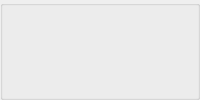
                 <widget class="QGroupBox" name="groupBox_5">
                  <property name="styleSheet">
                   <string notr="true">#groupBox_5{
background-color: rgba(48,148,243,0);
border: 0px solid #42adff;
border-left: 0px solid #d9d9d9;
border-right: 0px solid rgba(29, 83, 185, 255);
border-radius:0px;}</string>
                  </property>
                  <property name="title">
                   <string/>
                  </property>
                  <layout class="QHBoxLayout" name="horizontalLayout_8">
                   <property name="leftMargin">
                    <number>0</number>
                   </property>
                   <property name="topMargin">
                    <number>0</number>
                   </property>
                   <property name="rightMargin">
                    <number>0</number>
                   </property>
                   <property name="bottomMargin">
                    <number>0</number>
                   </property>
                   <item>
                    <widget class="QPushButton" name="fileButton">
                     <property name="minimumSize">
                      <size>
                       <width>55</width>
                       <height>28</height>
                      </size>
                     </property>
                     <property name="maximumSize">
                      <size>
                       <width>16777215</width>
                       <height>28</height>
                      </size>
                     </property>
                     <property name="toolTip">
                      <string>file</string>
                     </property>
                     <property name="styleSheet">
                      <string notr="true">QPushButton{font-family: &quot;Microsoft YaHei&quot;;
font-size: 14px;
font-weight: bold;
color:white;
text-align: center center;
padding-left: 5px;
padding-right: 5px;
padding-top: 4px;
padding-bottom: 4px;
border-style: solid;
border-width: 0px;
border-color: rgba(255, 255, 255, 255);
border-radius: 3px;
background-color: rgba(200, 200, 200,0);}

QPushButton:focus{outline: none;}

QPushButton::pressed{font-family: &quot;Microsoft YaHei&quot;;
                     font-size: 14px;
                     font-weight: bold;
                     color:rgb(200,200,200);
                     text-align: center center;
                     padding-left: 5px;
                     padding-right: 5px;
                     padding-top: 4px;
                     padding-bottom: 4px;
                     border-style: solid;
                     border-width: 0px;
                     border-color: rgba(255, 255, 255, 255);
                     border-radius: 3px;
                     background-color:  #bf513b;}

QPushButton::disabled{font-family: &quot;Microsoft YaHei&quot;;
                     font-size: 14px;
                     font-weight: bold;
                     color:rgb(200,200,200);
                     text-align: center center;
                     padding-left: 5px;
                     padding-right: 5px;
                     padding-top: 4px;
                     padding-bottom: 4px;
                     border-style: solid;
                     border-width: 0px;
                     border-color: rgba(255, 255, 255, 255);
                     border-radius: 3px;
                     background-color:  #bf513b;}
QPushButton::hover {
border-style: solid;
border-width: 0px;
border-radius: 0px;
background-color: rgba(48,148,243,80);}</string>
                     </property>
                     <property name="text">
                      <string/>
                     </property>
                     <property name="icon">
                      <iconset resource="../apprcc.qrc">
                       <normaloff>:/img/icon/打开.png</normaloff>:/img/icon/打开.png</iconset>
                     </property>
                    </widget>
                   </item>
                   <item>
                    <widget class="QPushButton" name="cameraButton">
                     <property name="minimumSize">
                      <size>
                       <width>55</width>
                       <height>28</height>
                      </size>
                     </property>
                     <property name="maximumSize">
                      <size>
                       <width>16777215</width>
                       <height>28</height>
                      </size>
                     </property>
                     <property name="toolTip">
                      <string>camera</string>
                     </property>
                     <property name="styleSheet">
                      <string notr="true">QPushButton{font-family: &quot;Microsoft YaHei&quot;;
font-size: 14px;
font-weight: bold;
color:white;
text-align: center center;
padding-left: 5px;
padding-right: 5px;
padding-top: 4px;
padding-bottom: 4px;
border-style: solid;
border-width: 0px;
border-color: rgba(255, 255, 255, 255);
border-radius: 3px;
background-color: rgba(48,148,243,0);}

QPushButton:focus{outline: none;}

QPushButton::pressed{font-family: &quot;Microsoft YaHei&quot;;
                     font-size: 14px;
                     font-weight: bold;
                     color:rgb(200,200,200);
                     text-align: center center;
                     padding-left: 5px;
                     padding-right: 5px;
                     padding-top: 4px;
                     padding-bottom: 4px;
                     border-style: solid;
                     border-width: 0px;
                     border-color: rgba(255, 255, 255, 255);
                     border-radius: 3px;
                     background-color:  #bf513b;}

QPushButton::disabled{font-family: &quot;Microsoft YaHei&quot;;
                     font-size: 14px;
                     font-weight: bold;
                     color:rgb(200,200,200);
                     text-align: center center;
                     padding-left: 5px;
                     padding-right: 5px;
                     padding-top: 4px;
                     padding-bottom: 4px;
                     border-style: solid;
                     border-width: 0px;
                     border-color: rgba(255, 255, 255, 255);
                     border-radius: 3px;
                     background-color:  #bf513b;}
QPushButton::hover {
border-style: solid;
border-width: 0px;
border-radius: 0px;
background-color: rgba(48,148,243,80);}</string>
                     </property>
                     <property name="text">
                      <string/>
                     </property>
                     <property name="icon">
                      <iconset resource="../apprcc.qrc">
                       <normaloff>:/img/icon/摄像头开.png</normaloff>:/img/icon/摄像头开.png</iconset>
                     </property>
                    </widget>
                   </item>
                   <item>
                    <widget class="QPushButton" name="rtspButton">
                     <property name="minimumSize">
                      <size>
                       <width>55</width>
                       <height>28</height>
                      </size>
                     </property>
                     <property name="maximumSize">
                      <size>
                       <width>16777215</width>
                       <height>28</height>
                      </size>
                     </property>
                     <property name="toolTip">
                      <string>rtsp</string>
                     </property>
                     <property name="styleSheet">
                      <string notr="true">QPushButton{font-family: &quot;Microsoft YaHei&quot;;
font-size: 14px;
font-weight: bold;
color:white;
text-align: center center;
padding-left: 5px;
padding-right: 5px;
padding-top: 4px;
padding-bottom: 4px;
border-style: solid;
border-width: 0px;
border-color: rgba(255, 255, 255, 255);
border-radius: 3px;
background-color: rgba(48,148,243,0);}

QPushButton:focus{outline: none;}

QPushButton::pressed{font-family: &quot;Microsoft YaHei&quot;;
                     font-size: 14px;
                     font-weight: bold;
                     color:rgb(200,200,200);
                     text-align: center center;
                     padding-left: 5px;
                     padding-right: 5px;
                     padding-top: 4px;
                     padding-bottom: 4px;
                     border-style: solid;
                     border-width: 0px;
                     border-color: rgba(255, 255, 255, 255);
                     border-radius: 3px;
                     background-color:  #bf513b;}

QPushButton::disabled{font-family: &quot;Microsoft YaHei&quot;;
                     font-size: 14px;
                     font-weight: bold;
                     color:rgb(200,200,200);
                     text-align: center center;
                     padding-left: 5px;
                     padding-right: 5px;
                     padding-top: 4px;
                     padding-bottom: 4px;
                     border-style: solid;
                     border-width: 0px;
                     border-color: rgba(255, 255, 255, 255);
                     border-radius: 3px;
                     background-color:  #bf513b;}
QPushButton::hover {
border-style: solid;
border-width: 0px;
border-radius: 0px;
background-color: rgba(48,148,243,80);}</string>
                     </property>
                     <property name="text">
                      <string/>
                     </property>
                     <property name="icon">
                      <iconset resource="../apprcc.qrc">
                       <normaloff>:/img/icon/实时视频流解析.png</normaloff>:/img/icon/实时视频流解析.png</iconset>
                     </property>
                    </widget>
                   </item>
                  </layout>
                 </widget>
